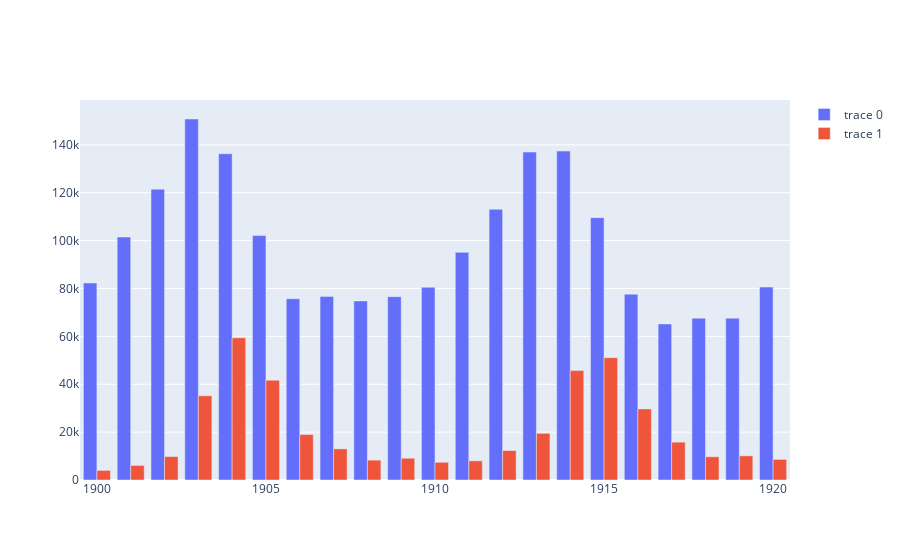

The code cell stored with this chart in its notebook:
### Code cell
# упражнение 

trace_all = go.Bar(  
    x=forest.year,
    y=forest.hare + forest.lynx + forest.carrot
)
trace_lynx = go.Bar(
    x=forest.year,
    y=forest.lynx
)
our_data = [trace_all, trace_lynx] 

fig = go.Figure(data = our_data)

fig.show()

### Figure 1 — Plotly figure (JSON) as saved in the notebook; plotly's stock layout.template omitted (floating-point values rounded to 4 significant figures)
{"data": [{"type": "bar", "x": [1900, 1901, 1902, 1903, 1904, 1905, 1906, 1907, 1908, 1909, 1910, 1911, 1912, 1913, 1914, 1915, 1916, 1917, 1918, 1919, 1920], "y": [82300, 101500, 121500, 150800, 136300, 102100, 75700, 76700, 74800, 76600, 80500, 95100, 113100, 137000, 137400, 109600, 77600, 65200, 67600, 67600, 80600]}, {"type": "bar", "x": [1900, 1901, 1902, 1903, 1904, 1905, 1906, 1907, 1908, 1909, 1910, 1911, 1912, 1913, 1914, 1915, 1916, 1917, 1918, 1919, 1920], "y": [4000, 6100, 9800, 35200, 59400, 41700, 19000, 13000, 8300, 9100, 7400, 8000, 12300, 19500, 45700, 51100, 29700, 15800, 9700, 10100, 8600]}], "layout": {}}
